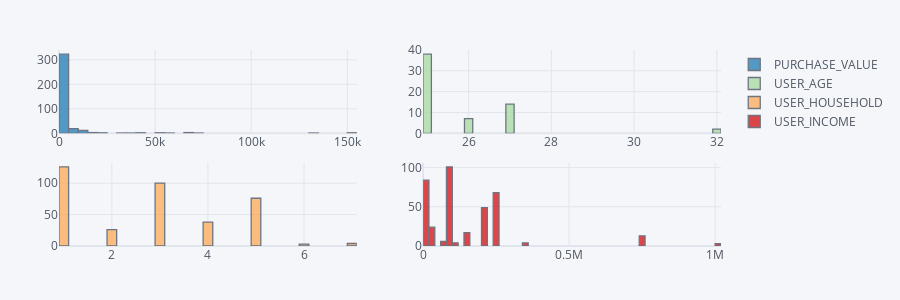

The notebook cell saved with this chart:
### Code cell
train[['PURCHASE_VALUE', 'USER_AGE', 'USER_HOUSEHOLD','USER_INCOME']].iplot(kind='histogram',subplots=True,bins=50)

### Figure 1 — Plotly figure (JSON) as saved in the notebook; plotly's stock layout.template omitted (floating-point values rounded to 4 significant figures; data arrays with more than 128 entries replaced by an {"elided": "..."} marker saying what was removed)
{"data": [{"histfunc": "count", "histnorm": "", "marker": {"color": "rgba(43, 131, 186, 1.0)", "line": {"color": "#4D5663", "width": 1.3}}, "name": "PURCHASE_VALUE", "nbinsx": 50, "opacity": 0.8, "orientation": "v", "type": "histogram", "x": {"elided": "373 int values"}, "xaxis": "x", "yaxis": "y"}, {"histfunc": "count", "histnorm": "", "marker": {"color": "rgba(171, 221, 164, 1.0)", "line": {"color": "#4D5663", "width": 1.3}}, "name": "USER_AGE", "nbinsx": 50, "opacity": 0.8, "orientation": "v", "type": "histogram", "x": {"elided": "373 int values"}, "xaxis": "x2", "yaxis": "y2"}, {"histfunc": "count", "histnorm": "", "marker": {"color": "rgba(253, 174, 97, 1.0)", "line": {"color": "#4D5663", "width": 1.3}}, "name": "USER_HOUSEHOLD", "nbinsx": 50, "opacity": 0.8, "orientation": "v", "type": "histogram", "x": {"elided": "373 int values"}, "xaxis": "x3", "yaxis": "y3"}, {"histfunc": "count", "histnorm": "", "marker": {"color": "rgba(215, 25, 28, 1.0)", "line": {"color": "#4D5663", "width": 1.3}}, "name": "USER_INCOME", "nbinsx": 50, "opacity": 0.8, "orientation": "v", "type": "histogram", "x": {"elided": "373 int values"}, "xaxis": "x4", "yaxis": "y4"}], "layout": {"barmode": "overlay", "height": 300, "legend": {"bgcolor": "#F5F6F9", "font": {"color": "#4D5663"}}, "margin": {"b": 50, "l": 50, "r": 50, "t": 50}, "paper_bgcolor": "#F5F6F9", "plot_bgcolor": "#F5F6F9", "title": {"font": {"color": "#4D5663"}, "x": 0.5}, "xaxis": {"anchor": "y", "domain": [0, 0.45], "gridcolor": "#E1E5ED", "showgrid": true, "tickfont": {"color": "#4D5663"}, "title": {"font": {"color": "#4D5663"}, "text": ""}, "zerolinecolor": "#E1E5ED"}, "xaxis2": {"anchor": "y2", "domain": [0.55, 1], "gridcolor": "#E1E5ED", "showgrid": true, "tickfont": {"color": "#4D5663"}, "title": {"font": {"color": "#4D5663"}, "text": ""}, "zerolinecolor": "#E1E5ED"}, "xaxis3": {"anchor": "y3", "domain": [0, 0.45], "gridcolor": "#E1E5ED", "showgrid": true, "tickfont": {"color": "#4D5663"}, "title": {"font": {"color": "#4D5663"}, "text": ""}, "zerolinecolor": "#E1E5ED"}, "xaxis4": {"anchor": "y4", "domain": [0.55, 1], "gridcolor": "#E1E5ED", "showgrid": true, "tickfont": {"color": "#4D5663"}, "title": {"font": {"color": "#4D5663"}, "text": ""}, "zerolinecolor": "#E1E5ED"}, "yaxis": {"anchor": "x", "domain": [0.575, 1], "gridcolor": "#E1E5ED", "showgrid": true, "tickfont": {"color": "#4D5663"}, "title": {"font": {"color": "#4D5663"}, "text": ""}, "zerolinecolor": "#E1E5ED"}, "yaxis2": {"anchor": "x2", "domain": [0.575, 1], "gridcolor": "#E1E5ED", "showgrid": true, "tickfont": {"color": "#4D5663"}, "title": {"font": {"color": "#4D5663"}, "text": ""}, "zerolinecolor": "#E1E5ED"}, "yaxis3": {"anchor": "x3", "domain": [0, 0.425], "gridcolor": "#E1E5ED", "showgrid": true, "tickfont": {"color": "#4D5663"}, "title": {"font": {"color": "#4D5663"}, "text": ""}, "zerolinecolor": "#E1E5ED"}, "yaxis4": {"anchor": "x4", "domain": [0, 0.425], "gridcolor": "#E1E5ED", "showgrid": true, "tickfont": {"color": "#4D5663"}, "title": {"font": {"color": "#4D5663"}, "text": ""}, "zerolinecolor": "#E1E5ED"}}}
